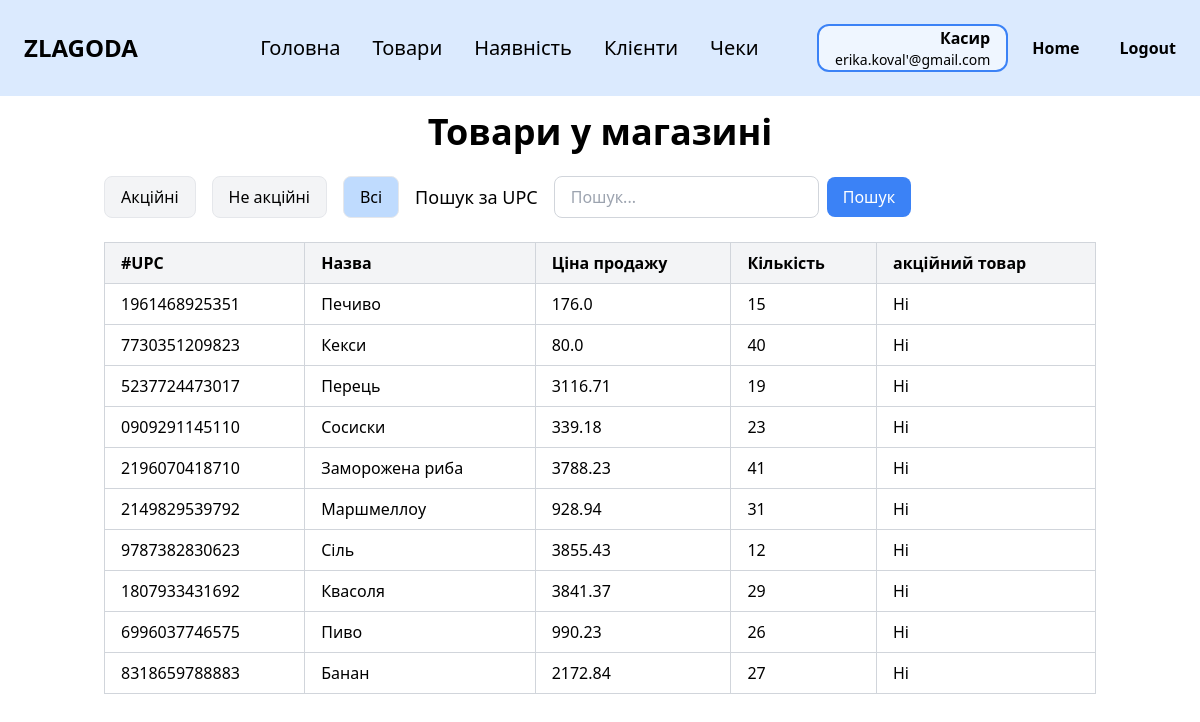
The page /stock (signed in) on the database as committed earlier.
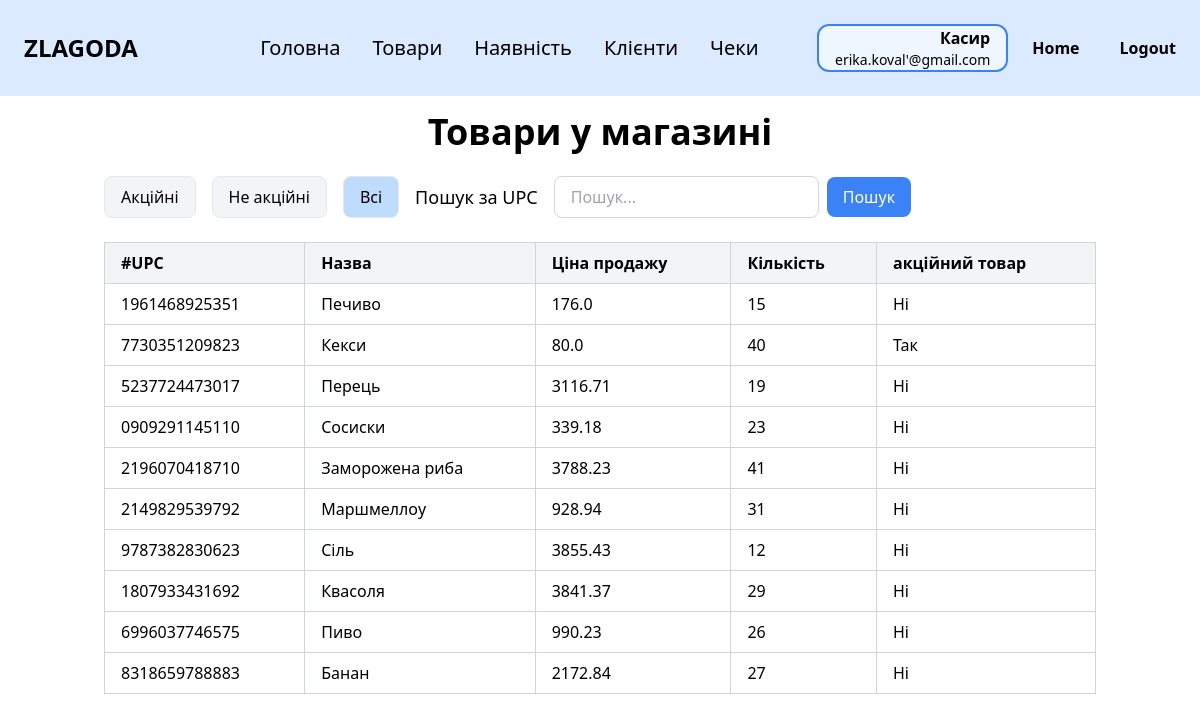
The same page on the database as committed later.
### zlg_website/models.py (models this page shows, shortened)
class StoreProduct(db.Model):
    __tablename__ = 'store_product'
    upc = db.Column(db.String(12), primary_key=True)
    price = db.Column(db.Float)
    quantity = db.Column(db.Integer)
    expiration_date = db.Column(db.Date)  # НОВЕ: дата придатності
    is_promotional = db.Column(db.Boolean, default=False)  # Додано поле для акційного статусу
    promo_price = db.Column(db.Float)
    product_id = db.Column(db.Integer, db.ForeignKey('product.id'))
    product = db.relationship('Product', backref='store_items')
    @property
    def calculate_promotional(self):
        """Визначає, чи є товар акційним: якщо термін збігає і кількість велика."""
        soon_expiring = self.expiration_date and self.expiration_date <= datetime.now().date() + timedelta(days=7)
        high_quantity = self.quantity > 30
        return soon_expiring and high_quantity
    @property
    def calculate_promo_price(self):
        """Ціна акційного товару зі знижкою 20%"""
        return round(self.price * 0.8, 2) if self.is_promotional else self.price

class Product(db.Model):
    __tablename__ = 'product'
    id = db.Column(db.Integer, primary_key=True)
    name = db.Column(db.String(100))
    manufacturer = db.Column(db.String(100))
    specifications = db.Column(db.Text)
    category_number = db.Column(db.Integer, db.ForeignKey('category.category_number'))
    category = db.relationship('Category', backref='products')

### zlg_website/views/storeproducts.py (the view)
@views.route('/stock')
@login_required
def storeproducts():
    category_number = request.args.get('category')
    sort = request.args.get('sort')
    order = request.args.get('order', 'asc')
    promo_filter = request.args.get('promo')
    search = request.args.get('search')
    quantity_filter = request.args.get('quantity')
    query = StoreProduct.query.join(Product)
    if category_number:
        try:
            category_number = int(category_number)  # Перетворення на int
            query = query.filter(Product.category_number == category_number)
        except ValueError:
            pass
    if promo_filter == 'yes':
        query = query.filter(StoreProduct.is_promotional.is_(True))
    elif promo_filter == 'no':
        query = query.filter(StoreProduct.is_promotional.is_(False))
    if quantity_filter:
        try:
            quantity_filter = int(quantity_filter)
            query = query.filter(StoreProduct.quantity >= quantity_filter)  # Товари з кількістю більше або рівною
        except ValueError:
            pass
    if sort == 'name':
        query = query.order_by(
            Product.name.desc() if order == 'desc' else Product.name.asc()
        )
    elif sort == 'quantity':
        query = query.order_by(
            StoreProduct.quantity.desc() if order == 'desc' else StoreProduct.quantity.asc()
        )
    elif sort == 'id':
        query = query.order_by(Product.id.asc())
    else:
        query = query.order_by(Product.id.asc())  # За замовчуванням — за id
    if search:
        query = query.filter(StoreProduct.upc.ilike(f"{search}%"))
    products = query.all()
    categories = Category.query.all()
    return render_template("storeproducts.html", user=current_user, products=products, categories=categories, sort=sort, order=order, category_number=category_number, current_promo_filter=promo_filter, quantity_filter=quantity_filter)

### zlg_website/__init__.py (called while the page is built)
def create_app():
    app = Flask(__name__)
    app.config['SECRET_KEY'] = 'zlagoda'
    app.config['SQLALCHEMY_DATABASE_URI'] = f'sqlite:///{os.path.join(app.instance_path, DB_NAME)}'
    db.init_app(app)
    from .views import views
    from .auth import auth
    app.register_blueprint(views, url_prefix='/')
    app.register_blueprint(auth, url_prefix='/')
    from .models import Employee
    with app.app_context():
        if database_is_empty():
            create_database(app)
    login_manager = LoginManager()
    login_manager.login_view = 'auth.login'
    login_manager.init_app(app)
    @login_manager.user_loader
    def load_user(id):
        return Employee.query.get(int(id))
    return app

### zlg_website/templates/storeproducts.html (shortened to what the changed rows need)
{% extends "base.html" %}
{% block content %}
<div class="py-4">
    <h1 class="text-4xl font-bold mb-6 text-center">Товари у магазині</h1>
    <div class="overflow-x-auto">
        <table class="min-w-full border-collapse border border-gray-300">
            <thead>
            <tr class="bg-gray-100">
                <th class="border border-gray-300 px-4 py-2 text-left">#UPC</th>
                <th class="border border-gray-300 px-4 py-2 text-left">
                    <a href="{{ url_for('views.storeproducts',
                        sort='name',
                        order='desc' if request.args.get('sort') == 'name' and request.args.get('order') == 'asc' else 'asc',
                        search=request.args.get('search'),
                        category=request.args.get('category')) }}"
                       class="hover:underline">
                        Назва
                    </a>
                </th>
                <th class="border border-gray-300 px-4 py-2 text-left">Ціна продажу</th>
                <th class="border border-gray-300 px-4 py-2 text-left">
                    <a href="{{ url_for('views.storeproducts',
                        sort='quantity',
                        order='desc' if request.args.get('sort') == 'quantity' and request.args.get('order') == 'asc' else 'asc',
                        search=request.args.get('search'),
                        category=request.args.get('category'),
                        promo=request.args.get('promo')) }}"
                       class="hover:underline">
                        Кількість
                    </a>
                </th>
                <th class="border border-gray-300 px-4 py-2 text-left">акційний товар</th>
            </tr>
            </thead>
            <tbody>
            {% if products %}
            {% for product in products %}
            <tr>
                <td class="border border-gray-300 px-4 py-2">{{ product.upc }}</td>
                <td class="border border-gray-300 px-4 py-2">{{ product.product.name }}</td>
                <td class="border border-gray-300 px-4 py-2">
    {{ product.promo_price if product.is_promotional and product.promo_price else product.price }}
</td>
                <td class="border border-gray-300 px-4 py-2">{{ product.quantity }}</td>
                <td class="border border-gray-300 px-4 py-2">{{ 'Так' if product.is_promotional else 'Ні' }}</td>
            </tr>
            {% endfor %}
            {% else %}
            <tr>
                <td colspan="{{ 6 if user.position == 'Менеджер' else 5 }}" class="text-center py-4">Немає товарів для
                    відображення
                </td>
            </tr>
            {% endif %}
            </tbody>
        </table>
    </div>
</div>
{% endblock %}

Rows that differ between the two databases and show on the page:
changed StoreProduct "Кекси": is_promotional "Ні" → "Так"
